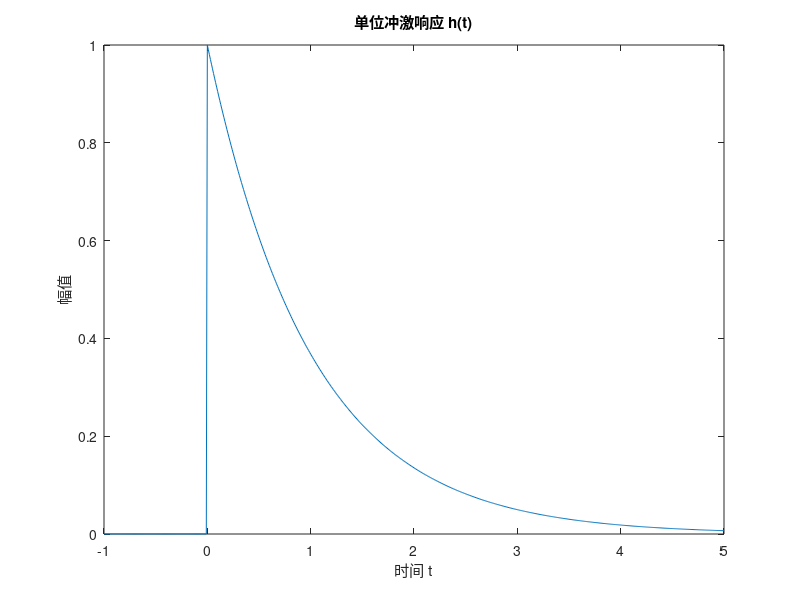

Source code (MATLAB):
% 定义时间向量
t = -1:0.01:5;

% 单位冲激响应 h(t)
h = (t >= 0) .* exp(-t);

% 绘制单位冲激响应
figure;
plot(t, h);
title('单位冲激响应 h(t)');
xlabel('时间 t');
ylabel('幅值');